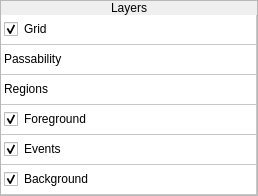
            <widget class="QFrame" name="frame_7">
             <property name="frameShape">
              <enum>QFrame::StyledPanel</enum>
             </property>
             <property name="frameShadow">
              <enum>QFrame::Raised</enum>
             </property>
             <layout class="QVBoxLayout" name="verticalLayout_7">
              <property name="spacing">
               <number>0</number>
              </property>
              <property name="leftMargin">
               <number>0</number>
              </property>
              <property name="topMargin">
               <number>0</number>
              </property>
              <property name="rightMargin">
               <number>0</number>
              </property>
              <property name="bottomMargin">
               <number>0</number>
              </property>
              <item>
               <widget class="QLabel" name="label_11">
                <property name="sizePolicy">
                 <sizepolicy hsizetype="Preferred" vsizetype="Fixed">
                  <horstretch>0</horstretch>
                  <verstretch>0</verstretch>
                 </sizepolicy>
                </property>
                <property name="text">
                 <string>Layers</string>
                </property>
                <property name="alignment">
                 <set>Qt::AlignCenter</set>
                </property>
               </widget>
              </item>
              <item>
               <widget class="QWidget" name="widget_17" native="true">
                <layout class="QHBoxLayout" name="horizontalLayout_6">
                 <property name="spacing">
                  <number>0</number>
                 </property>
                 <property name="leftMargin">
                  <number>0</number>
                 </property>
                 <property name="topMargin">
                  <number>0</number>
                 </property>
                 <property name="rightMargin">
                  <number>0</number>
                 </property>
                 <property name="bottomMargin">
                  <number>0</number>
                 </property>
                 <item>
                  <widget class="QTableWidget" name="tblLayers">
                   <property name="sizePolicy">
                    <sizepolicy hsizetype="Expanding" vsizetype="Fixed">
                     <horstretch>0</horstretch>
                     <verstretch>0</verstretch>
                    </sizepolicy>
                   </property>
                   <property name="maximumSize">
                    <size>
                     <width>16777215</width>
                     <height>180</height>
                    </size>
                   </property>
                   <property name="styleSheet">
                    <string notr="true">QTableWidget::indicator
{
	image: url(:/icons/visible_no.png);
}

QTableWidget::indicator:checked
{
	image: url(:/icons/visible_yes.png);
}</string>
                   </property>
                   <property name="frameShape">
                    <enum>QFrame::NoFrame</enum>
                   </property>
                   <attribute name="horizontalHeaderVisible">
                    <bool>false</bool>
                   </attribute>
                   <attribute name="horizontalHeaderStretchLastSection">
                    <bool>true</bool>
                   </attribute>
                   <attribute name="verticalHeaderVisible">
                    <bool>false</bool>
                   </attribute>
                   <row>
                    <property name="text">
                     <string>New Row</string>
                    </property>
                   </row>
                   <row>
                    <property name="text">
                     <string>New Row</string>
                    </property>
                   </row>
                   <row>
                    <property name="text">
                     <string>New Row</string>
                    </property>
                   </row>
                   <row>
                    <property name="text">
                     <string>New Row</string>
                    </property>
                   </row>
                   <row>
                    <property name="text">
                     <string>New Row</string>
                    </property>
                   </row>
                   <row>
                    <property name="text">
                     <string>New Row</string>
                    </property>
                   </row>
                   <column>
                    <property name="text">
                     <string>Name</string>
                    </property>
                   </column>
                   <item row="0" column="0">
                    <property name="text">
                     <string>Grid</string>
                    </property>
                    <property name="checkState">
                     <enum>Checked</enum>
                    </property>
                   </item>
                   <item row="1" column="0">
                    <property name="text">
                     <string>Passability</string>
                    </property>
                    <property name="checkState">
                     <enum>Unchecked</enum>
                    </property>
                   </item>
                   <item row="2" column="0">
                    <property name="text">
                     <string>Regions</string>
                    </property>
                    <property name="checkState">
                     <enum>Unchecked</enum>
                    </property>
                   </item>
                   <item row="3" column="0">
                    <property name="text">
                     <string>Foreground</string>
                    </property>
                    <property name="checkState">
                     <enum>Checked</enum>
                    </property>
                   </item>
                   <item row="4" column="0">
                    <property name="text">
                     <string>Events</string>
                    </property>
                    <property name="checkState">
                     <enum>Checked</enum>
                    </property>
                   </item>
                   <item row="5" column="0">
                    <property name="text">
                     <string>Background</string>
                    </property>
                    <property name="checkState">
                     <enum>Checked</enum>
                    </property>
                   </item>
                  </widget>
                 </item>
                </layout>
               </widget>
              </item>
             </layout>
            </widget>
